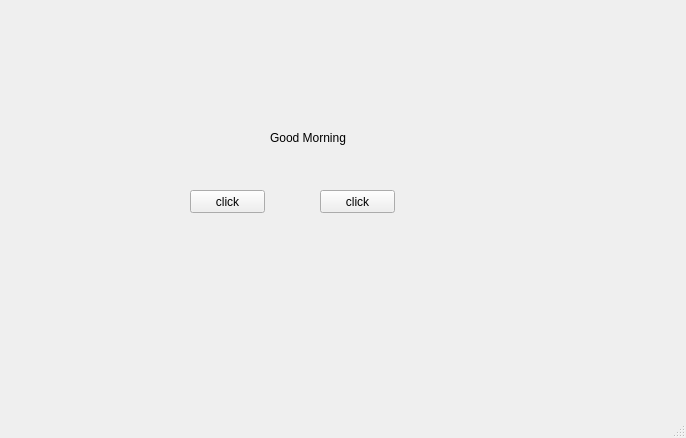
<?xml version="1.0" encoding="UTF-8"?>
<ui version="4.0">
 <class>MainWindow</class>
 <widget class="QMainWindow" name="MainWindow">
  <property name="geometry">
   <rect>
    <x>0</x>
    <y>0</y>
    <width>686</width>
    <height>438</height>
   </rect>
  </property>
  <property name="windowTitle">
   <string>MainWindow</string>
  </property>
  <widget class="QWidget" name="centralwidget">
   <widget class="QLabel" name="label">
    <property name="geometry">
     <rect>
      <x>270</x>
      <y>130</y>
      <width>81</width>
      <height>16</height>
     </rect>
    </property>
    <property name="text">
     <string>Good Morning</string>
    </property>
   </widget>
   <widget class="QPushButton" name="btn">
    <property name="geometry">
     <rect>
      <x>190</x>
      <y>190</y>
      <width>75</width>
      <height>23</height>
     </rect>
    </property>
    <property name="text">
     <string>click</string>
    </property>
   </widget>
   <widget class="QPushButton" name="btn_1">
    <property name="geometry">
     <rect>
      <x>320</x>
      <y>190</y>
      <width>75</width>
      <height>23</height>
     </rect>
    </property>
    <property name="text">
     <string>click</string>
    </property>
   </widget>
  </widget>
  <widget class="QMenuBar" name="menubar">
   <property name="geometry">
    <rect>
     <x>0</x>
     <y>0</y>
     <width>686</width>
     <height>21</height>
    </rect>
   </property>
  </widget>
  <widget class="QStatusBar" name="statusbar"/>
 </widget>
 <resources/>
 <connections/>
</ui>
